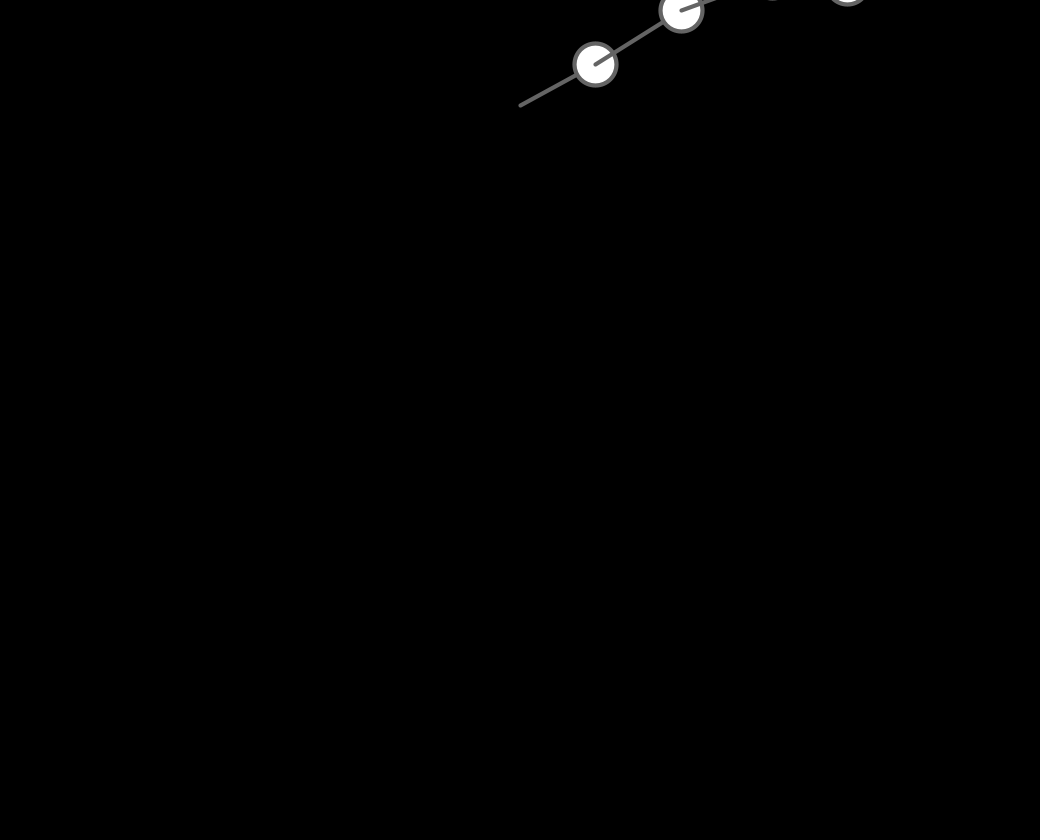
Frame 1 (no input)
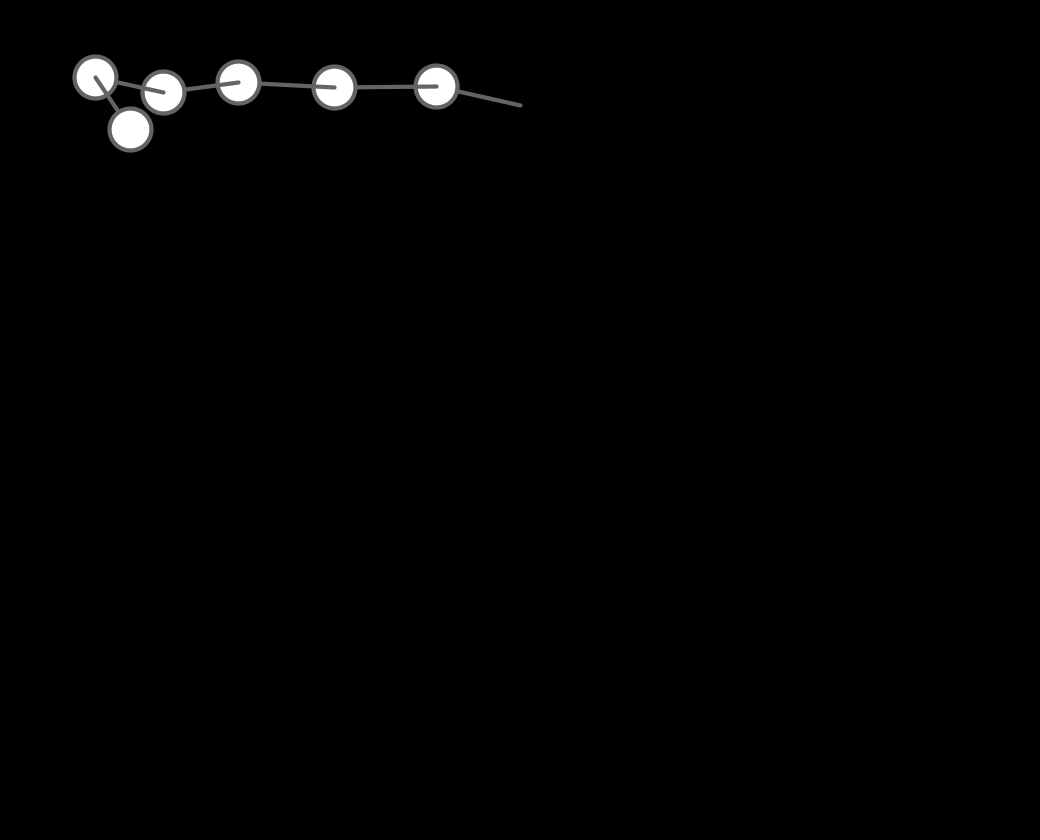
Frame 60 (the mouse pressed at the canvas centre just before this capture)
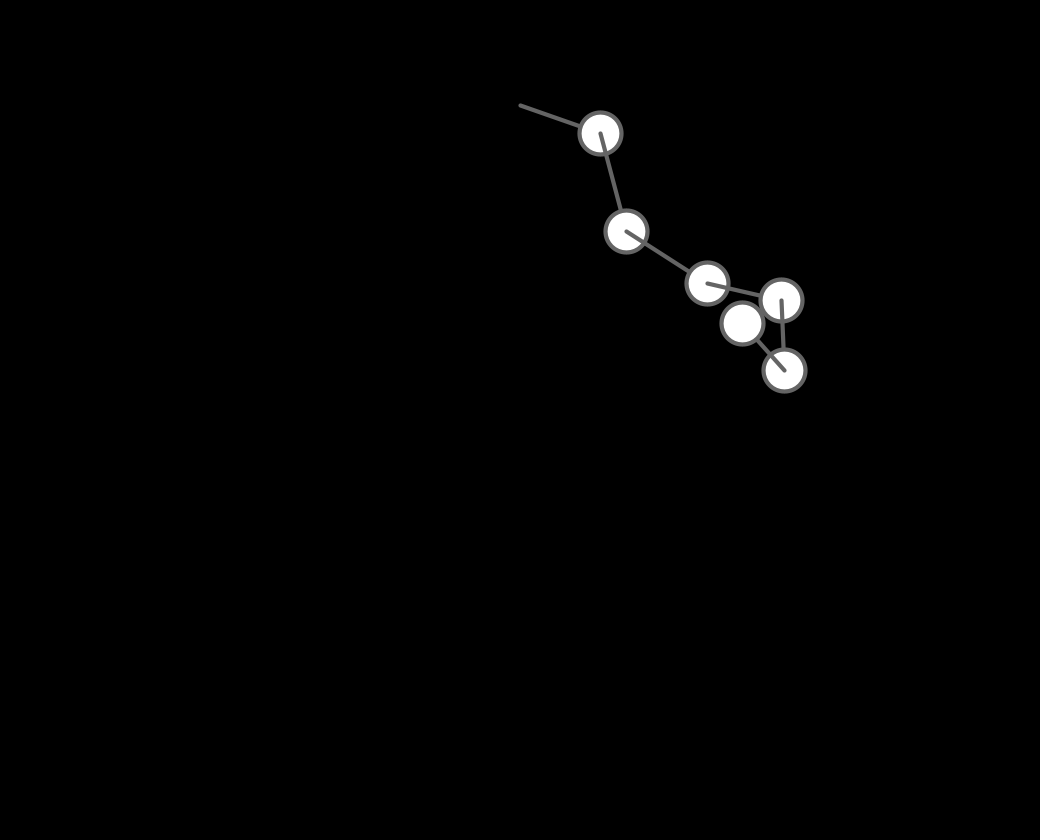
Frame 120 (the mouse held since frame 60 and released just before this capture)

The Processing sketch that drew these frames (run headless with seeded random() and noise(); from frame 60 on, the mouse is pressed at the canvas centre):

// Processing sketch: ex_3_12_pendulums
// ── ex_3_12_pendulums.pde
Pendulum[] pendulums = new Pendulum[6];
Pendulum p;

PVector[] origins = new PVector[6];

void setup () {
  size(1040, 840);
  int armLength = width/10;
  for (int i = 0; i < origins.length; i++) {
    origins[i] = new PVector(width/2, height/8);
  }

  for (int i = 0; i < pendulums.length; i++) {
    pendulums[i] = new Pendulum(
      origins[i],
      random(armLength/2, armLength),
      42,
      PI / random(1, 3)
     );
  }
}

void draw () {
  background(0);
  for (int i = 0; i < pendulums.length; i++) {
    if (i == 0) {
      PVector origin = pendulums[i].origin;
      pendulums[i].update(origin);
    } else {
      PVector origin = pendulums[i-1].bobLocation;
      pendulums[i].update(origin);
    }
    pendulums[i].display();
  }
}

class Pendulum {
  float armLength;
  PVector bobLocation;
  float bobRadius;
  PVector origin;
  float gravity = 0.3;
  float aVelocity = 0.0;
  float aAcceleration = 0.0;
  float angle;

  Pendulum (PVector startOrigin, float armLength, float bobRadius, float startAngle) {
    this.armLength = armLength;
    this.bobRadius = bobRadius;
    this.origin = startOrigin;
    this.angle = startAngle;
  }
  
  void display () {
    smooth();
    strokeWeight(bobRadius / 10);
    stroke(100);
    line(origin.x, origin.y, bobLocation.x, bobLocation.y);
    ellipse(bobLocation.x, bobLocation.y, bobRadius, bobRadius);
  }
  
  void update (PVector nextOrigin) {
    this.origin = nextOrigin;
    aAcceleration = (-1 * gravity * sin(angle)) / armLength;
    aVelocity += aAcceleration;
    angle += aVelocity;
    aVelocity *= 0.999;
    
    bobLocation = new PVector(armLength * sin(angle), armLength * cos(angle));
    bobLocation.add(origin);
  }
}
